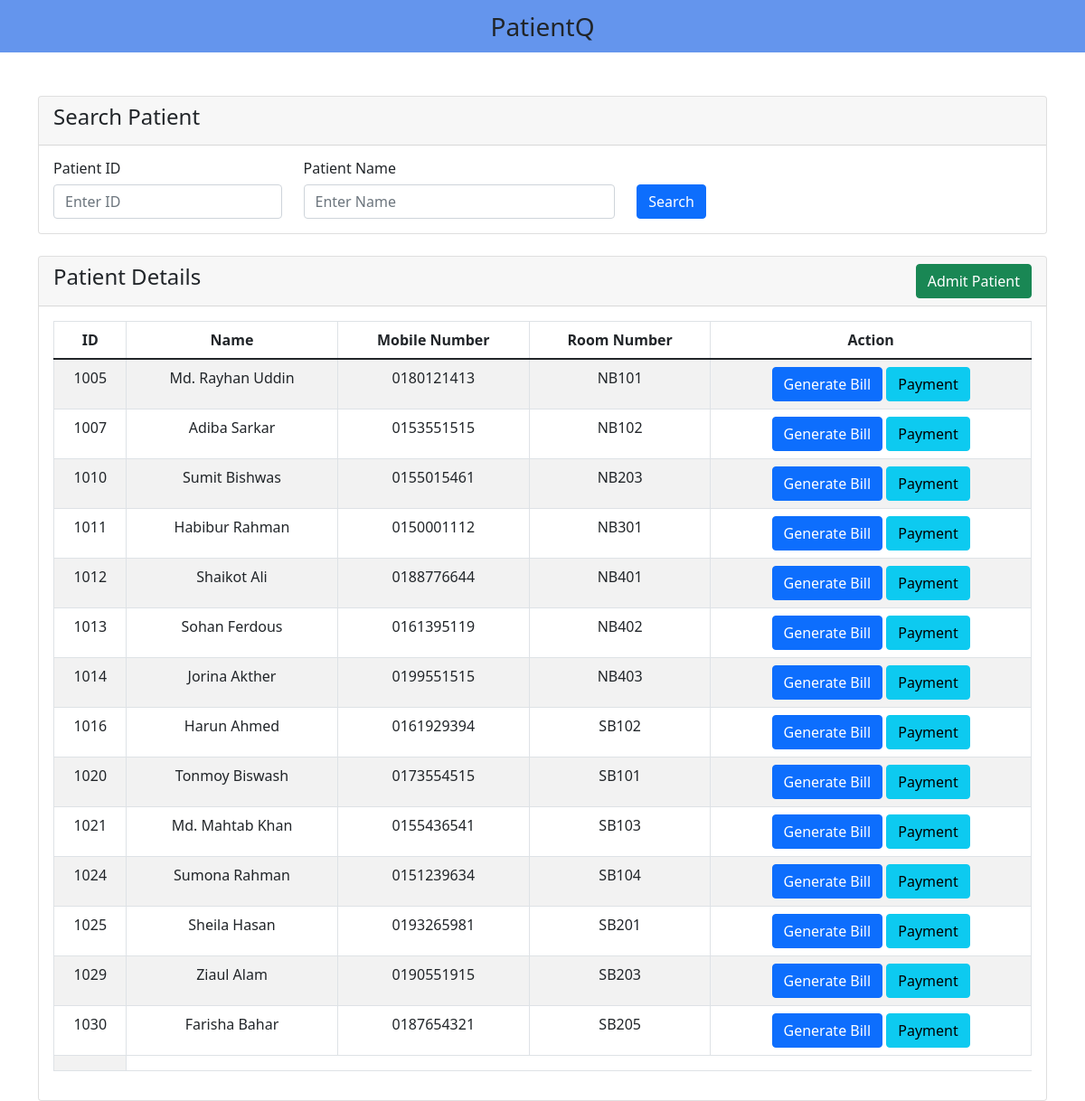
Screenshot of /v_01/search-residents.php with the database file from the repository.
### tables this page shows
create table patient (
    p_id int auto_increment,
    p_name varchar(30),
    p_age smallint,
    p_sex varchar(1),
    mobile_no varchar(15),
    address varchar(40),
    isResident varchar(1),
    room_no varchar(10),
    primary key (p_id),
    check (isResident = '0' or isResident = '1'),
    check (p_sex = 'F' or p_sex = 'M')
);

### v_01/search-residents.php (the view, shortened to what this page needs)
<?php
    include('includes/header.php');
?>
<div class="container mt-5">
<div class="row">
    <div class="col-md-12">
        <div class="card mb-4">
            <div class="card-header">
                <h4>Search Patient</h4>
            </div>
            <div class="card-body">
                <div class="row">
                    <div class="col-md-12">
                        <form action="" method="GET">
                            <div class="row">
                                <div class="col-sm-3">
                                    <p class="h6">Patient ID</p>
                                    <input type="number" name="search_p_id" value="<?php if (isset($_GET['search_p_id'])) {echo $_GET['search_p_id']; } ?>" class="form-control" placeholder="Enter ID" >
                                </div>
                                <div class="col-sm-4">
                                    <p class="h6">Patient Name</p>
                                    <input type="text" name="search_p_name" value="<?php if (isset($_GET['search_p_name'])) {echo $_GET['search_p_name']; } ?>" class="form-control" placeholder="Enter Name">
                                </div>
                                <div class="col-sm-1 text-center">
                                    <p class="h6">&nbsp</p>
                                    <button type="submit" class="btn btn-primary">Search</button>
                                </div>
                            </div>
                        </form>
                    </div>
                </div>
            </div>
        </div>
    </div>
    <div class="col-md-12">
        <div class="card">
            <div class="card-header">
                <h4>Patient Details
                    <a href="admit-patient.php" class = "btn btn-success float-end">Admit Patient</a>
                </h4>
            </div>
            <div class="card-body">
                <table class="table table-bordered table-striped">
                    <thead>
                        <tr>
                            <th class="text-center">ID</th>
                            <th class="text-center"class="text-center">Name</th>
                            <th class="text-center">Mobile Number</th>
                            <th class="text-center">Room Number</th>
                            <th class="text-center">Action</th>
                        </tr>
                    </thead>
                    <tbody align="center">
                        <?php
                            include "db-connect.php";
                            $searched_id = $_GET['search_p_id'];
                            $searched_name = $_GET['search_p_name'];
                            if (!$searched_id and !$searched_name) {
                                $query = "SELECT * FROM patient WHERE isResident = '1' ";
                            } else if ($searched_id and !$searched_name) {
                                $query = "SELECT * FROM patient WHERE p_id = $searched_id AND isResident = '1' ";
                            } else if (!$searched_id and $searched_name) {
                                $query = "SELECT * FROM patient WHERE p_name LIKE '%$searched_name%' AND isResident = '1'";
                            } else {
                                $query = "SELECT * FROM patient WHERE p_id = $searched_id AND p_name LIKE '%$searched_name%' AND isResident = '1' ";
                            }
                            $query_run = mysqli_query($connect, $query);
                            if (mysqli_num_rows($query_run) > 0) {
                                foreach ($query_run as $patient) {
                                    ?>
                                    <tr>
                                        <td> <?= $patient['p_id']; ?> </td>
                                        <td> <?= $patient['p_name']; ?> </td>
                                        <td> <?= $patient['mobile_no']; ?> </td>
                                        <td> <?= $patient['room_no']; ?> </td>
                                        <td>
                                        <a href="generate-bill.php?p_id=<?= $patient['p_id']; ?>" class="btn btn-primary stn-sm">Generate Bill</a>
                                        <a href="include-discount.php?p_id=<?= $patient['p_id']; ?>" class="btn btn-info stn-sm">Payment</a>
                                        </td>
                                    </tr>
                                    <?php
                                }
                            } else {
                                ?>
                                    <tr>
                                        <td colspan="5">No Record Found!</td>
                                    </tr>
                                <?php
                            }
                        ?>
                        <tr>
                            <td></td>
                        </tr>
                    </tbody>
                </table>
            </div>
        </div>
    </div>
</div>
</div>
<?php
    include('includes/footer.php');
?>

### rows the page displays
patient: p_id "1005", p_name "Md. Rayhan Uddin", mobile_no "0180121413", room_no "NB101"
patient: p_id "1007", p_name "Adiba Sarkar", mobile_no "0153551515", room_no "NB102"
patient: p_id "1010", p_name "Sumit Bishwas", mobile_no "0155015461", room_no "NB203"
patient: p_id "1011", p_name "Habibur Rahman", mobile_no "0150001112", room_no "NB301"
patient: p_id "1012", p_name "Shaikot Ali", mobile_no "0188776644", room_no "NB401"
patient: p_id "1013", p_name "Sohan Ferdous", mobile_no "0161395119", room_no "NB402"
patient: p_id "1014", p_name "Jorina Akther", mobile_no "0199551515", room_no "NB403"
patient: p_id "1016", p_name "Harun Ahmed", mobile_no "0161929394", room_no "SB102"
patient: p_id "1020", p_name "Tonmoy Biswash", mobile_no "0173554515", room_no "SB101"
patient: p_id "1021", p_name "Md. Mahtab Khan", mobile_no "0155436541", room_no "SB103"
patient: p_id "1024", p_name "Sumona Rahman", mobile_no "0151239634", room_no "SB104"
patient: p_id "1025", p_name "Sheila Hasan", mobile_no "0193265981", room_no "SB201"
patient: p_id "1029", p_name "Ziaul Alam", mobile_no "0190551915", room_no "SB203"
patient: p_id "1030", p_name "Farisha Bahar", mobile_no "0187654321", room_no "SB205"
